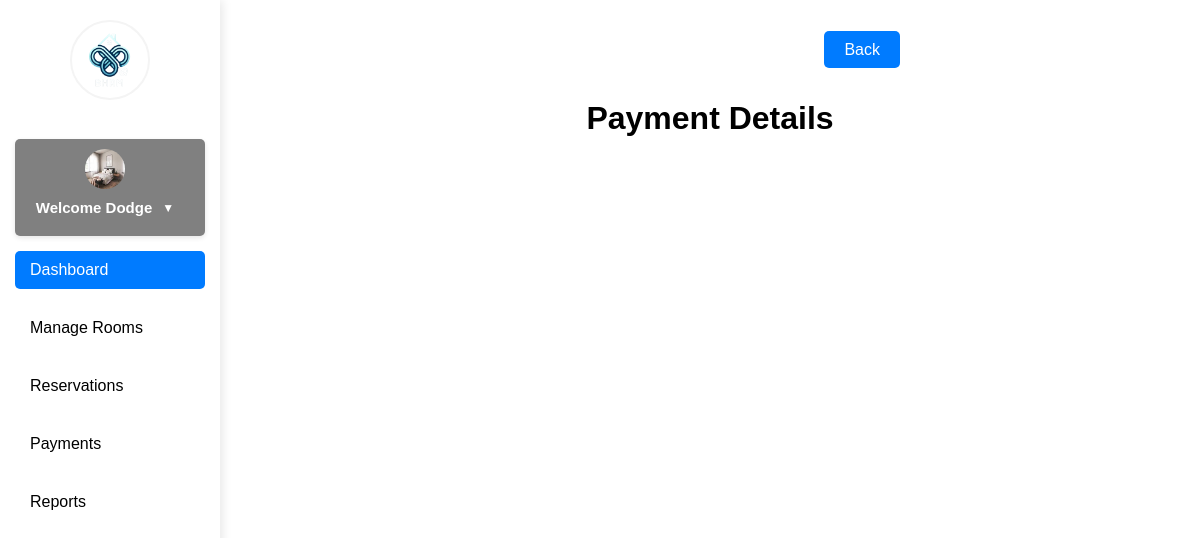
/payment.php (signed in), run on an earlier commit of the app's database.
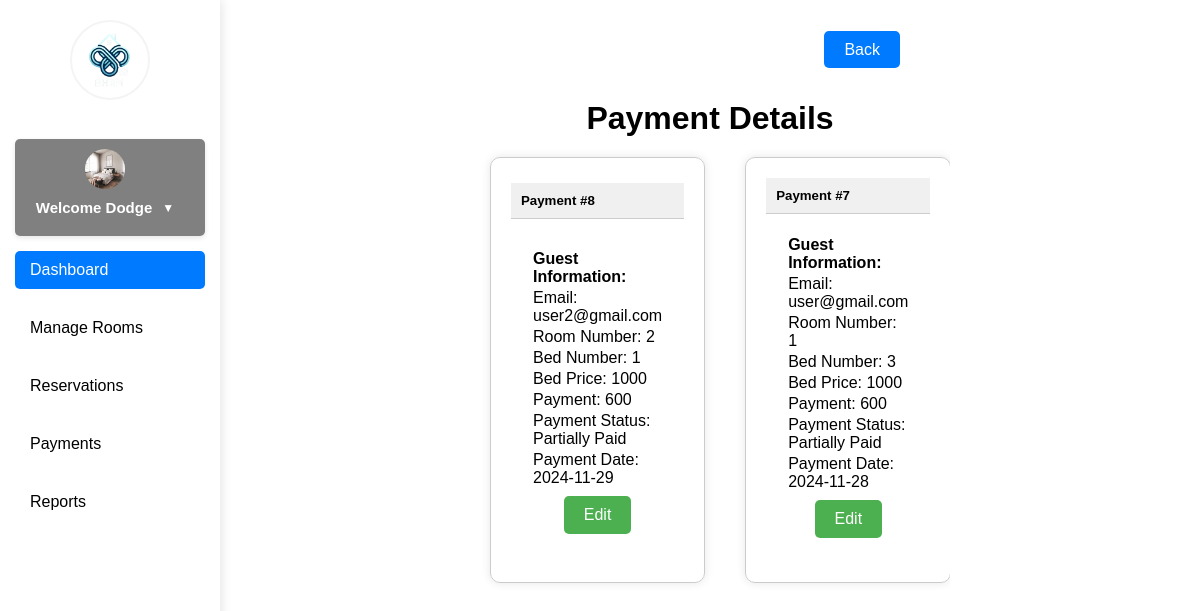
And on a later commit of the database.
### tables this page shows
CREATE TABLE `users` (
  `id` int(11) NOT NULL,
  `image` varchar(255) NOT NULL,
  `fname` varchar(50) NOT NULL,
  `lname` varchar(50) NOT NULL,
  `uname` varchar(50) NOT NULL,
  `pass` varchar(50) NOT NULL,
  `role` varchar(50) NOT NULL,
  `hname` varchar(255) NOT NULL
);

CREATE TABLE `payments` (
  `id` int(255) NOT NULL,
  `email` varchar(255) NOT NULL,
  `room_no` int(255) NOT NULL,
  `bed_no` int(255) NOT NULL,
  `bed_price` int(255) NOT NULL,
  `payment` int(255) NOT NULL,
  `pay_stat` varchar(255) NOT NULL,
  `pay_date` date DEFAULT NULL,
  `hname` varchar(255) NOT NULL,
  `owner` varchar(255) NOT NULL
);

### payment.php (the view, shortened to what this page needs)
<?php require 'php/connection.php';
?>
<!DOCTYPE html>
<html lang="en">
<head>
</head>
<body>
    <?php include 'navigationbar.php'; ?>
    <?php if(!empty($_SESSION['role']) && $_SESSION['role'] == 'landlord'): ?>
        <div class="back">
            <div>
                <a class='btn' href='managereservation.php'>Back</a>
            </div>
        </div>
    <?php endif; ?>
    <?php
        if (!empty($_SESSION) && $_SESSION['role'] == 'landlord') {
            $hname = $_SESSION['hname'];
            $query = "SELECT * FROM reservation WHERE hname = '$hname' AND res_stat = 'Confirmed' order by id desc";
            $result = mysqli_query($conn, $query);
            $confirmedReservations = [];
            while ($fetch = mysqli_fetch_assoc($result)) {
                $confirmedReservations[] = $fetch['email'];
            }
        }
    ?>
    <?php if (!empty($_SESSION) && $_SESSION['role'] == 'landlord'): ?>
        <h1>Payment Details</h1>
    <?php endif; ?>
    <div class="container">
        <?php
        if (!empty($_SESSION) && $_SESSION['role'] == 'landlord' && !empty($confirmedReservations)) {
            foreach ($confirmedReservations as $uname) {
                $query = "SELECT * FROM payments WHERE hname = '$hname' AND email = '$uname' order by id desc";
                $result = mysqli_query($conn, $query);
                while ($fetch = mysqli_fetch_assoc($result)) {
        ?>
        <div class="card">
            <div class="card-header">
                <h5>Payment #<?php echo $fetch['id']; ?></h5>
            </div>
            <div class="card-body">
                <div class="row">
                    <div class="col-md-6">
                        <p><strong>Guest Information:</strong></p>
                        <p>Email: <?php echo $fetch['email']; ?></p>
                        <p>Room Number: <?php echo $fetch['room_no']; ?></p>
                        <p>Bed Number: <?php echo $fetch['bed_no']; ?></p>
                        <p>Bed Price: <?php echo $fetch['bed_price']; ?></p>
                        <p>Payment: <?php echo $fetch['payment']; ?></p>
                        <p>Payment Status: <?php echo $fetch['pay_stat']; ?></p>
                        <p>Payment Date: <?php echo $fetch['pay_date']; ?></p>
                    </div>
                </div>
                <?php if (!empty($_SESSION["uname"]) && !empty($_SESSION["role"]) && $_SESSION['role'] == 'landlord') { ?>
                <div class="button-row">
                    <div class="button-col">
                    <a href="php/payfunction.php?id=<?php echo $fetch['id']; ?>"><button>Edit</button></a>
                    </div>
                </div>
                <?php } ?>
            </div>
        </div>
        <?php
                }
            }
        }
        ?>
    </div>
</body>
</html>

### navigationbar.php (shortened to what this page needs)
<!DOCTYPE html>
<html lang="en">
<head>
</head>
<body>
    <?php
        if(!empty($_SESSION['uname'])){
            $uname = $_SESSION['uname'];
            $query = "select * from users where uname = '$uname'";
            $result = mysqli_query($conn, $query);
            $fetch = mysqli_fetch_assoc($result);
        }
    ?>
<!DOCTYPE html>
<html lang="en">
<head>
</head>
<body>
    <nav class="navbar">
        <a class="navbar-brand" href="#">
            <img src="/bhrm-main/images/logo.png" alt="Logo">
        </a>
        <ul class="nav-links">
        <div class="li-background">
            <li class="dropdown">
                <img src="/bhrm-main/beds/dfghdfh.jpg" alt="Profile">
            </li>
            <li class="dropdown">
                <div class="dropdown-toggle">
                    <span class="username"> Welcome <?php echo $fetch['fname']; ?></span>
                    <span>▼</span>
                </div>
            </li>
        </div>
            <li><a class="nav-link active" href="dashboard.php">Dashboard</a></li>
            <li><a class="nav-link" href="manageroom.php">Manage Rooms</a></li>
            <li><a class="nav-link" href="managereservation.php">Reservations</a></li>
            <li><a class="nav-link" href="payment.php">Payments</a></li>
            <li><a class="nav-link" href="reports.php">Reports</a></li>
        </ul>
    </nav>
</body>
</html>

### payment.php (style rules this page uses)
* { margin: 0; padding: 0; box-sizing: border-box; font-family: sans-serif; }
a { text-decoration: none; color: black; }
body { margin: 0; font-family: Arial, sans-serif; margin-left: 220px; }
button { background-color: #007BFF; color: white; border: none; padding: 10px 15px; text-align: center; text-decoration: none; display: inline-block; font-size: 14px; margin: 4px 2px; cursor: pointer; border-radius: 5px; transition: background-color 0.3s; }
img { width: 150px; height: auto; }
.back { height: 100px; display: flex; justify-content: right; align-items: center; margin-right: 300px; }
.back a { height: auto; }
.btn { color: rgb(255, 255, 255); padding: 10px 20px; border-radius: 5px; font-size: 16px; cursor: pointer; background-color: #007bff; }
.container { margin: 0 250px; width: auto; display: grid; grid-template-columns: 1fr 1fr 1fr; grid-template-rows: 1fr; overflow-y: scroll; overflow-x: scroll; height: auto; }
h1 { text-align: center; }
.card { margin: 20px; padding: 20px; display: flex; flex-direction: column; justify-content: space-around; border: 1px solid #ccc; border-radius: 10px; box-shadow: 0 0 10px rgba(0, 0, 0, 0.1); width: auto; }
.card-header { background-color: #f0f0f0; padding: 10px; border-bottom: 1px solid #ccc; }
.card-body { width: auto; padding: 20px; display: flex; flex-direction: column; }
.col-md-6 { padding: 2px; }
.col-md-6 p { margin-bottom: 3px; }
button { background-color: #4CAF50; color: #fff; border: none; padding: 10px 20px; font-size: 16px; cursor: pointer; }
.button-row { margin: auto; grid-column-start: 1; grid-column-end: 3; }

### navigationbar.php (style rules this page uses)
.navbar { position: fixed; top: 0; left: 0; height: 100%; width: 220px; background-color: white; padding: 20px 15px; display: flex; flex-direction: column; box-shadow: 2px 0 10px rgba(0, 0, 0, 0.1); z-index: 1000; }
.navbar-brand { text-align: center; margin-bottom: 20px; }
.navbar-brand img { width: 80px; height: 80px; border-radius: 50%; border: 2px solid #f4f4f4; transition: transform 0.3s ease; }
.nav-links { list-style: none; padding: 0; margin: 10px 0; display: flex; flex-direction: column; align-items: left; justify-content: center; gap: 10px; }
.nav-links li { margin-bottom: 10px; }
.nav-link { color: black; text-decoration: none; font-size: 16px; padding: 10px 15px; display: block; border-radius: 5px; transition: background-color 0.3s, color 0.3s; }
.nav-link:hover, .nav-link.active { background-color: #007bff; color: white; }
.dropdown { position: relative; display: flex; align-items: center; justify-content: center; }
.dropdown .username { font-weight: bold; font-size: 15px; }
.dropdown img { width: 40px; height: 40px; border-radius: 50%; cursor: pointer; margin-right: 10px; }
.li-background { background-color: gray; color: white; padding: 10px 15px; border-radius: 5px; margin: 5px 0; box-shadow: 0 2px 5px rgba(0, 0, 0, 0.1); font-size: 16px; transition: background-color 0.3s, color 0.3s; position: relative; }
.dropdown-toggle { display: flex; align-items: center; cursor: pointer; justify-content: space-between; }
.dropdown-toggle span { margin-left: auto; font-size: 12px; margin-right: 10px; }

What changed in the data, as far as the page shows it:
added payments: id "8", email "user2@gmail.com", room_no "2", bed_no "1", bed_price "1000", payment "600", pay_stat "Partially Paid", pay_date "2024-11-29"
added payments: id "7", email "user@gmail.com", room_no "1", bed_no "3", bed_price "1000", payment "600", pay_stat "Partially Paid", pay_date "2024-11-28"
